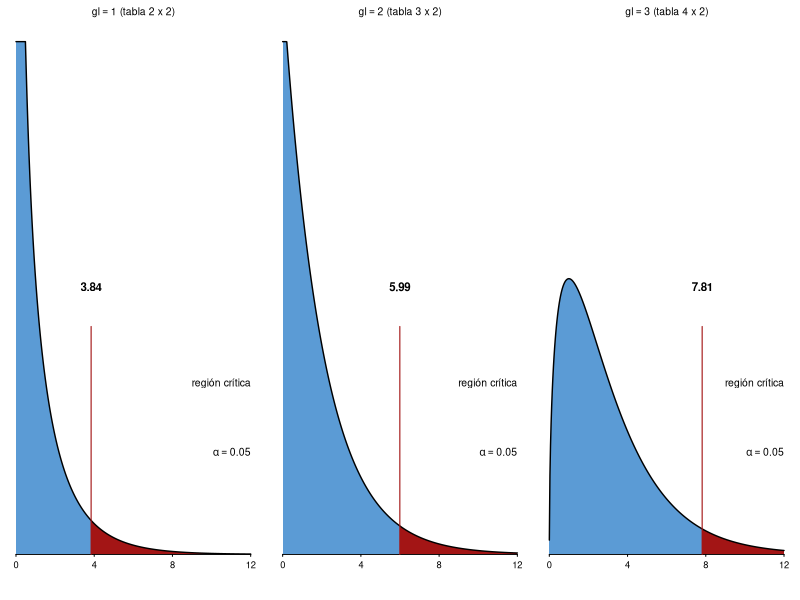

Generate this figure with R:
# La distribución chi-cuadrado y su región crítica (alfa = 0.05) para las tablas de la
# práctica: 2x2 (gl = 1), 3x2 (gl = 2) y 4x2 (gl = 3). Es asimétrica y solo se rechaza
# por la derecha: valores grandes = observadas lejos de las esperadas.
# Prueba a cambiar 'gls' o 'alfa'. No necesita datos: funciona igual en R y en Rj (JAMOVI).
gls <- c(1, 2, 3); tablas <- c("2 x 2", "3 x 2", "4 x 2"); alfa <- 0.05
col_nr <- "#5B9BD5"; col_cr <- "#A31515"              # no rechazo / crítica
xm <- 12; ym <- 0.45
op <- par(mfrow = c(1, 3), mar = c(1.9, 0.5, 1.6, 0.5), mgp = c(1, 0.25, 0), tcl = -0.15)
for (i in seq_along(gls)) {
  g <- gls[i]; ch <- qchisq(1 - alfa, g)
  d <- function(u) pmin(dchisq(u, g), ym)             # gl = 1 tiende a infinito en 0
  plot(NA, xlim = c(0, xm), ylim = c(0, ym), axes = FALSE, xlab = "", ylab = "")
  axis(1, at = seq(0, 12, 4), pos = 0, cex.axis = 0.85)
  u <- seq(0.001, ch, length = 300); polygon(c(0, u, ch), c(0, d(u), 0), col = col_nr, border = NA)
  u <- seq(ch, xm, length = 200);    polygon(c(ch, u, xm), c(0, d(u), 0), col = col_cr, border = NA)
  curve(d(x), 0.001, xm, n = 400, lwd = 1.4, add = TRUE)
  segments(ch, 0, ch, 0.2, col = col_cr, lwd = 1.1)
  text(ch, 0.235, sprintf("%.2f", ch), cex = 1.05, font = 2)
  text(xm, c(0.15, 0.09), c("región crítica", as.expression(bquote(alpha == .(alfa)))), adj = 1, cex = 0.95)
  mtext(bquote(gl == .(g) ~ "(tabla" ~ .(tablas[i]) * ")"), side = 3, line = 0.1, cex = 0.62)
}
par(op)
